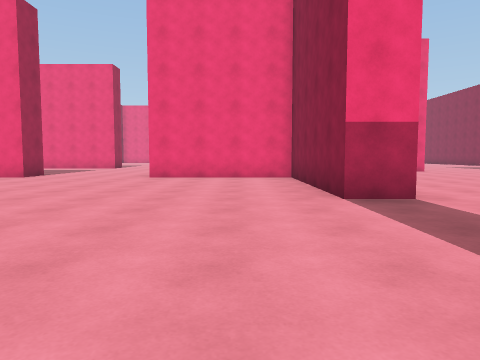
view 1 (above)

20 first-person views from a walk through a Unity game level. The camera is 1.2 m above the floor, tilts 4° down and sees 70° across. The floor is counted in squares, 2 m on a side. Each view is taken from the middle of a square. On the plan, view 1 faces up. The plan holds only what a view shows up to about 10 squares ahead; the rest is blank. The place goes on beyond the plan.

view 2
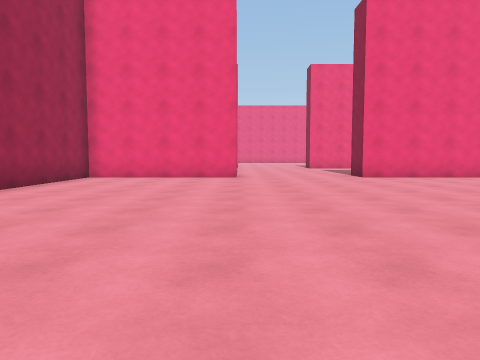

view 3
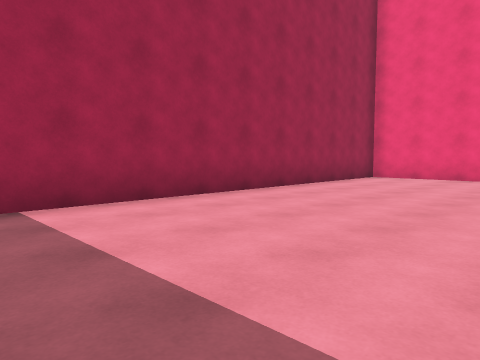

view 4
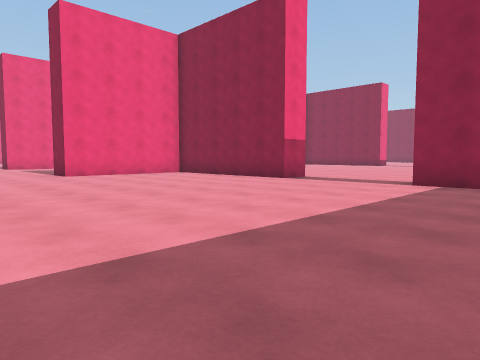

view 5
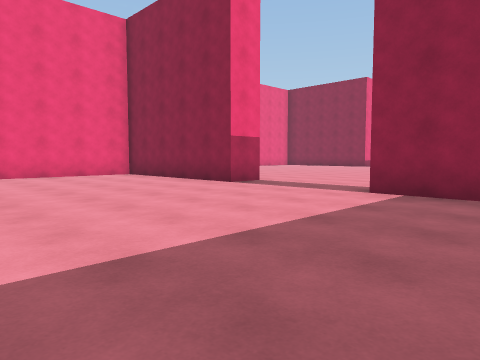

view 6
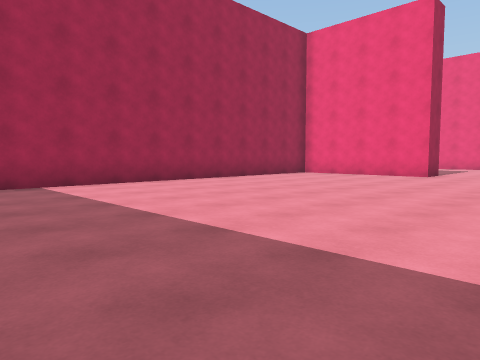

view 7
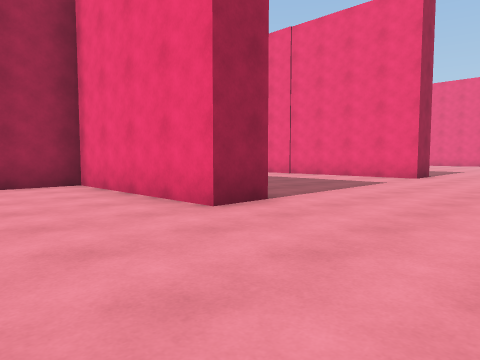

view 8
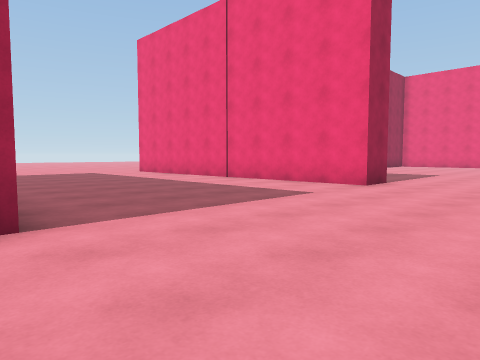

view 9
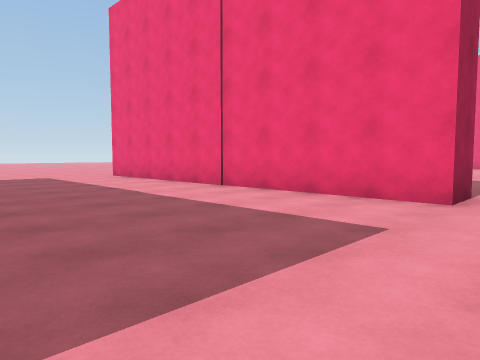

view 10
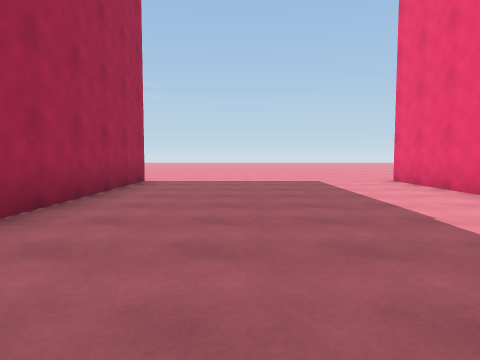

view 11
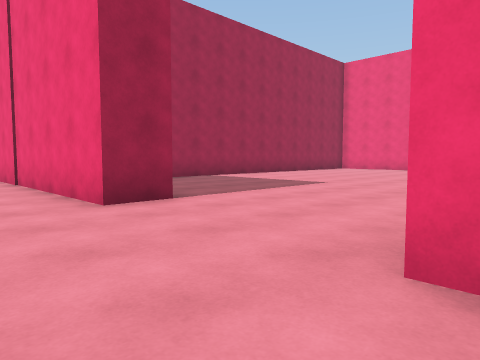

view 12
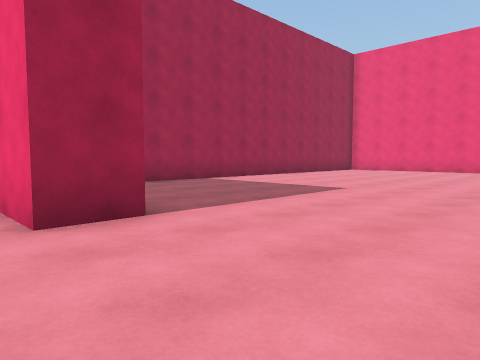

view 13
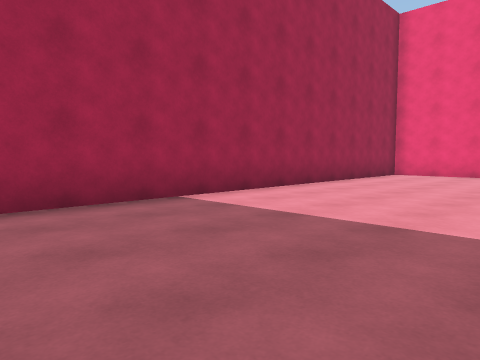

view 14
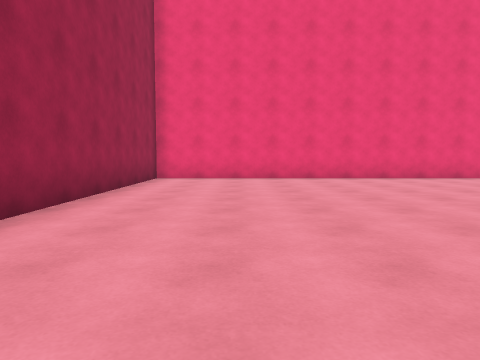

view 15
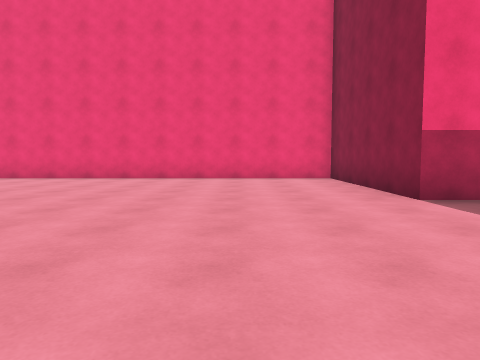

view 16
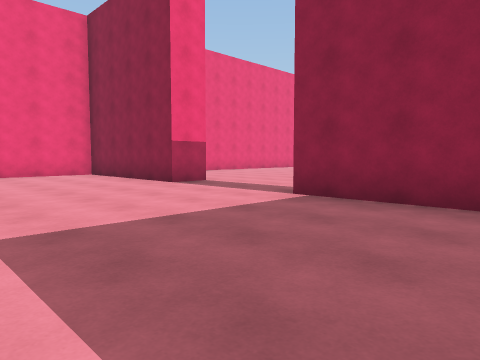

view 17
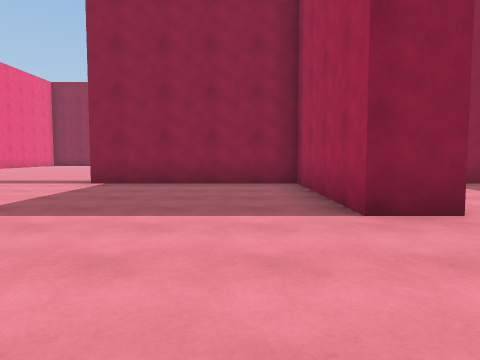

view 18
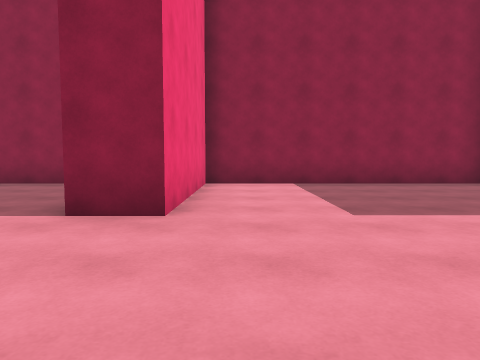

view 19
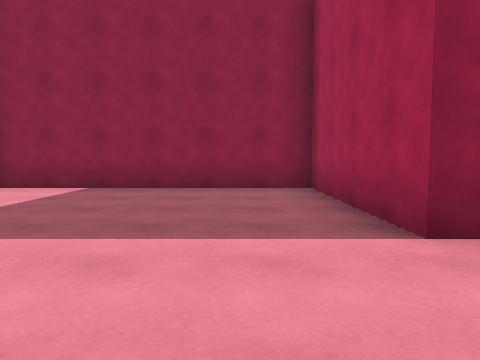

view 20
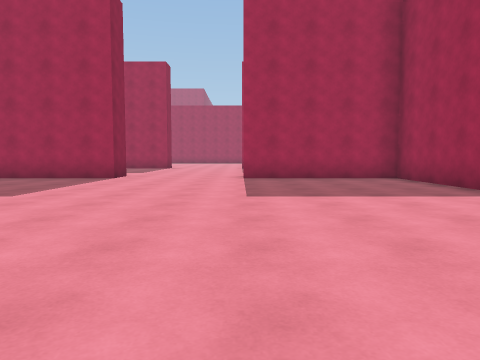

### Floor plan
Points are (right, up) in squares from view 1. A wall is a line through its corners. A room is listed if a view was taken in it or the views show most of it. See-through windows are left out.
Room 1 (views 1, 2, 3, 4, 5, 6, 7)
walls: (-6.1, 9.7) (-10.2, 9.7) (-10.2, 0.2); (2.5, 4.7) (1.5, 4.7) (1.5, 9.7) (-2.6, 9.7); (1.5, -0.1) (1.5, 1.5)
ways out: opening at (-4.5, 9.2) to room 2; opening at (3, 3)
Room 2 (views 8, 9, 10, 11, 12, 13, 14, 15, 16, 17, 18, 19, 20)
walls: (-6.1, 10.8) (-6.1, 9.7); (-2.6, 9.7) (-2.6, 10.6) (1.5, 10.6) (1.5, 16.7) (-2.6, 16.7) (-2.6, 17.7) (1.5, 17.7) (1.5, 22.2); (2.5, 25.6) (1.5, 25.6) (1.5, 30.2) (-10.2, 30.2) (-10.2, 17.7) (-6.1, 17.7) (-6.1, 16.7) (-14.5, 16.7); (-14.5, 10.6) (-10.2, 10.6)
ways out: opening at (-4.5, 9.2) to room 1; opening at (2, 24)

Positions as (right, up) in squares from view 1, and headings:
1: (0, 0), facing up
2: (-6, 0), facing up
3: (-6, 0), facing up-left
4: (-6, -1), facing up-right
5: (-4, -1), facing up-right
6: (-3, -1), facing up-left
7: (-3, 7), facing up-left
8: (-3, 10), facing up-left
9: (-5, 12), facing up-left
10: (-7, 13), facing left
11: (-2, 15), facing up-left
12: (-3, 16), facing up-left
13: (-6, 19), facing up-left
14: (-8, 21), facing up
15: (-1, 21), facing up
16: (-3, 19), facing up-right
17: (-6, 19), facing right
18: (-6, 16), facing right
19: (-5, 12), facing right
20: (-6, 27), facing down
